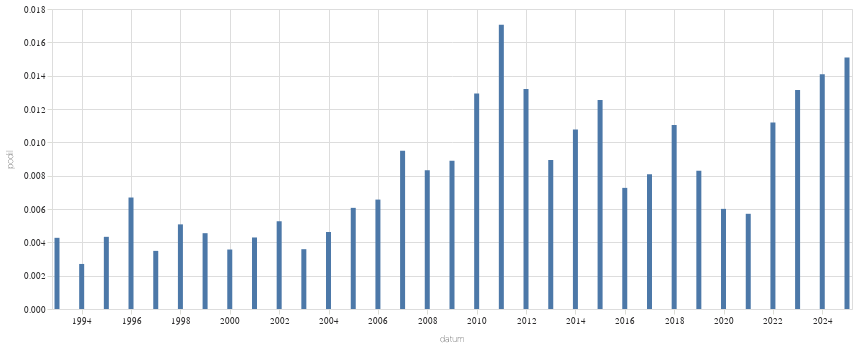

Here is the notebook cell this chart was saved with:
### Code cell
alt.Chart(
    zavorka("smích").to_pandas(),
    width = 800
).mark_bar(
).encode(
    alt.X('datum:T'),
    alt.Y('podil:Q')
)

### Figure 1 — Vega-Lite specification as saved in the notebook (floating-point values rounded to 4 significant figures)
{"config": {"title": {"font": "Noticia Text", "fontSize": 11.5, "anchor": "start", "lineHeight": 19, "fontWeight": "bolder", "subtitleFont": "Noticia Text", "subtitleFontSize": 10, "subtitleLineHeight": 15, "subtitlePadding": 10, "dy": -10, "color": "#292829", "subtitleColor": "#292829"}, "axis": {"labelFont": "Asap", "titleFont": "Asap", "fontWeight": "lighter", "titleFontWeight": "lighter", "labelFontSize": 9, "titleFontSize": 9, "labelPadding": 2, "titlePadding": 9, "domainOpacity": 0, "tickColor": "#DCDDD6", "labelColor": "#292829"}, "legend": {"labelFont": "Asap", "labelFontWeight": "normal", "titleFont": "Asap", "titleFontWeight": "normal", "labelFontSize": 9, "titleFontSize": 9, "labelColor": "#292829"}}, "data": {"name": "data-78abbb5e7d5e251cd88f076fc96da424"}, "mark": {"type": "bar"}, "encoding": {"x": {"field": "datum", "type": "temporal"}, "y": {"field": "podil", "type": "quantitative"}}, "width": 800, "$schema": "https://vega.github.io/schema/vega-lite/v5.8.0.json", "datasets": {"data-78abbb5e7d5e251cd88f076fc96da424": [{"id": 40, "datum": "1993-01-01T00:00:00", "id_right": 9366, "podil": 0.004271}, {"id": 21, "datum": "1994-01-01T00:00:00", "id_right": 7771, "podil": 0.002702}, {"id": 40, "datum": "1995-01-01T00:00:00", "id_right": 9237, "podil": 0.00433}, {"id": 64, "datum": "1996-01-01T00:00:00", "id_right": 9568, "podil": 0.006689}, {"id": 58, "datum": "1997-01-01T00:00:00", "id_right": 16632, "podil": 0.003487}, {"id": 60, "datum": "1998-01-01T00:00:00", "id_right": 11816, "podil": 0.005078}, {"id": 95, "datum": "1999-01-01T00:00:00", "id_right": 20885, "podil": 0.004549}, {"id": 89, "datum": "2000-01-01T00:00:00", "id_right": 24941, "podil": 0.003568}, {"id": 90, "datum": "2001-01-01T00:00:00", "id_right": 20971, "podil": 0.004292}, {"id": 88, "datum": "2002-01-01T00:00:00", "id_right": 16715, "podil": 0.005265}, {"id": 80, "datum": "2003-01-01T00:00:00", "id_right": 22293, "podil": 0.003589}, {"id": 95, "datum": "2004-01-01T00:00:00", "id_right": 20561, "podil": 0.00462}, {"id": 141, "datum": "2005-01-01T00:00:00", "id_right": 23234, "podil": 0.006069}, {"id": 95, "datum": "2006-01-01T00:00:00", "id_right": 14472, "podil": 0.006564}, {"id": 135, "datum": "2007-01-01T00:00:00", "id_right": 14220, "podil": 0.009494}, {"id": 122, "datum": "2008-01-01T00:00:00", "id_right": 14651, "podil": 0.008327}, {"id": 149, "datum": "2009-01-01T00:00:00", "id_right": 16744, "podil": 0.008899}, {"id": 165, "datum": "2010-01-01T00:00:00", "id_right": 12756, "podil": 0.01294}, {"id": 305, "datum": "2011-01-01T00:00:00", "id_right": 17878, "podil": 0.01706}, {"id": 192, "datum": "2012-01-01T00:00:00", "id_right": 14550, "podil": 0.0132}, {"id": 86, "datum": "2013-01-01T00:00:00", "id_right": 9619, "podil": 0.008941}, {"id": 226, "datum": "2014-01-01T00:00:00", "id_right": 20991, "podil": 0.01077}, {"id": 272, "datum": "2015-01-01T00:00:00", "id_right": 21692, "podil": 0.01254}, {"id": 168, "datum": "2016-01-01T00:00:00", "id_right": 23117, "podil": 0.007267}, {"id": 149, "datum": "2017-01-01T00:00:00", "id_right": 18413, "podil": 0.008092}, {"id": 230, "datum": "2018-01-01T00:00:00", "id_right": 20820, "podil": 0.01105}, {"id": 209, "datum": "2019-01-01T00:00:00", "id_right": 25186, "podil": 0.008298}, {"id": 143, "datum": "2020-01-01T00:00:00", "id_right": 23803, "podil": 0.006008}, {"id": 115, "datum": "2021-01-01T00:00:00", "id_right": 20133, "podil": 0.005712}, {"id": 234, "datum": "2022-01-01T00:00:00", "id_right": 20911, "podil": 0.01119}, {"id": 324, "datum": "2023-01-01T00:00:00", "id_right": 24660, "podil": 0.01314}, {"id": 337, "datum": "2024-01-01T00:00:00", "id_right": 23938, "podil": 0.01408}, {"id": 193, "datum": "2025-01-01T00:00:00", "id_right": 12792, "podil": 0.01509}]}}
